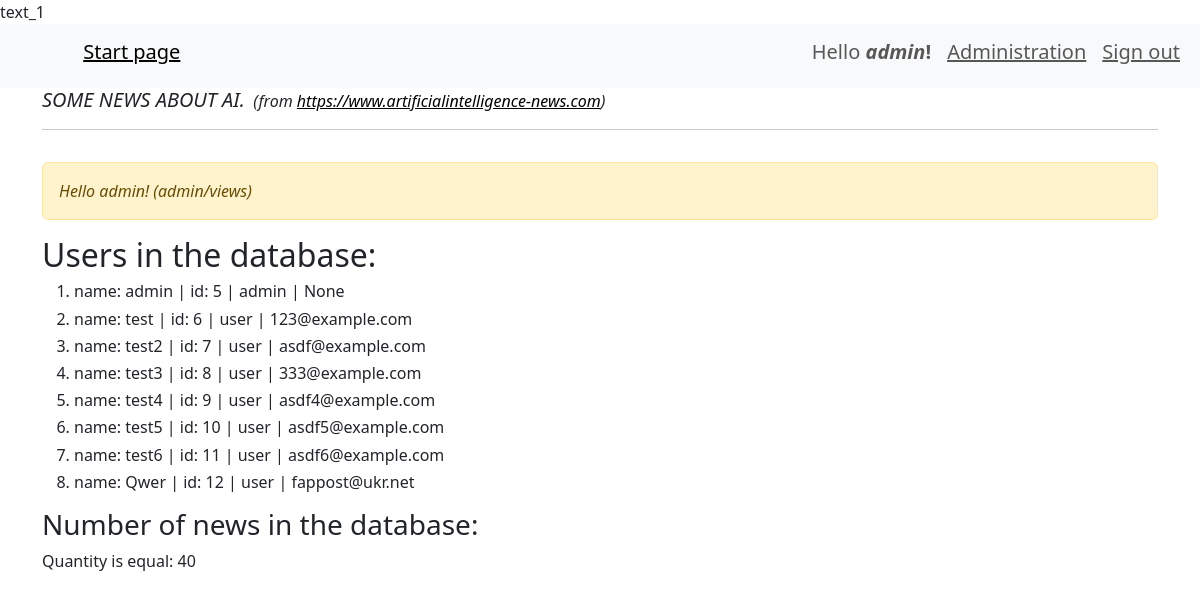
The page /admin/ (signed in) on the database its author committed.
### webapp/user/models.py (models this page shows, shortened)
class User(db.Model, UserMixin):
    id = db.Column(db.Integer, primary_key=True)
    username = db.Column(db.String(64), index=True, unique=True)
    password = db.Column(db.String(128))
    role = db.Column(db.String(10), index=True)
    email = db.Column(db.String(50))
    @property
    def is_admin(self):
        return self.role == 'admin'

### webapp/admin/views.py (the view)
@blueprint.route('/')
@admin_required
def admin_index():
    if current_user.is_admin:
        flash('Hello admin! (admin/views)')
        title = 'This page is for Administrators only'
        name_user = User.query.filter(User.username.isnot(None)).all()
        news_count = News.query.filter(News.text.isnot(None)).count()
        return render_template('admin/info.html', page_title=title, name_user=name_user, news_count=news_count)
    else:
        flash("You aren't admin.")

### webapp/__init__.py (called while the page is built)
def create_app():
    app = Flask(__name__)                   # create Flask's object
    app.config.from_pyfile('config.py')     # load config.py -> .config + .from_pyfile
    db.init_app(app)                        # initialisation db object (App)
    migrate = Migrate(app, db)              # create object migrate for DB
    login_manager = LoginManager()          # create logMan's object
    login_manager.init_app(app)             # initialisation object
    login_manager.login_view = 'user.login' # name function for this object
    app.register_blueprint(admin_blueprint)
    app.register_blueprint(news_blueprint)
    app.register_blueprint(user_blueprint)   # inithialization user_blueprint
    @login_manager.user_loader
    def load_user(user_id):
        return User.query.get(user_id)
    return app

### webapp/templates/admin/info.html (shortened to what this page needs)
{% extends "base.html" %}
{% block content %}
    <div class='row'>
        <div class='col-12'>
            {% include('messages.html') %}
            <h2>Users in the database:</h2>
            <ol>
            {%for n_users in name_user:%}
            <h6><li>
                <div class="fixed-spaces">
                name: {{n_users.username}}  | id: {{n_users.id}} | {{n_users.role}} | {{n_users.email}}</div>
            </li></h6>
            {%endfor%}
            </ol>
            <h3>Number of news in the database:</h3>
            {%if news_count %}
                Quantity is equal: {{ news_count }}
            {% endif %}
        </div>
    </div>
{% endblock %}

### webapp/templates/base.html (shortened to what this page needs)
<!doctype html>
<html lang="en">
  <head>
    <link href="https://cdn.jsdelivr.net/npm/bootstrap@5.3.0-alpha3/dist/css/bootstrap.min.css" rel="stylesheet">
    <link rel="stylesheet" href="{{ url_for('static', filename='style.css') }}">
    <link     href="//cdnjs.cloudflare.com/ajax/libs/highlight.js/9.13.1/styles/monokai-sublime.min.css" rel="stylesheet" >
  </head>
  <body>
    {%  include 'menu.html' %}
    <div class="container">
        <h6 style="display: inline; margin: 0;"><em><h5 style="display: inline; margin: 0;"><em>SOME NEWS ABOUT AI.</em></h5></em></em></h6>&nbsp;&nbsp;<em>(from <a href="https://www.artificialintelligence-news.com" style="color: black;">https://www.artificialintelligence-news.com</a>)</em><hr/>
         {% block content %}{% endblock %}
    </div>
  </body>

### webapp/templates/menu.html (shortened to what this page needs)
<nav class="navbar navbar-expand-lg bg-body-tertiary">
  <div class="container-fluid">
  <h6><a class="navbar-brand" href="#"><em>&nbsp;&nbsp;&nbsp;&nbsp;&nbsp;&nbsp;</em></a></h6>
    <div class="collapse navbar-collapse" id="navbarSupportedContent">
      <ul class="navbar-nav me-auto mb-2 mb-lg-0">
        <li class="nav-item">
          <a class="nav-link active" aria-current="page" href="/"><u>                 </u></a>
        </li>
        <li class="nav-item">
          <h5><a class="nav-link active" aria-current="page" href="/"><u>Start page</u></a></h5>
        </li>
      </ul>
      <ul class="navbar-nav">
        {% if current_user.is_authenticated %}
          <li class="nav-item">
            <h5><span class="nav-link">Hello <strong><em>{{ current_user.username }}</em>!</strong></span></h5>
          </li>
          {% if current_user.is_admin %}
            <li class="nav-item">
              <h5><a class="nav-link" href="{{ url_for('admin.admin_index', next=request.full_path) }}"><u>Administration</u></a></h5>
            </li>
          {% endif %}
          <li class="nav-item">
            <h5><a class="nav-link" href="{{ url_for('user.logout', next=request.full_path) }}"><u>Sign out</u></a></h5>
          </li>
        {% endif %}
      </ul>
    </div>
  </div>
</nav>

### webapp/templates/messages.html
{% with messages = get_flashed_messages() %}
    {% if messages %}
    <p><em>
    <div class='alert alert-warning' role='alert'>
        {% for message in messages %}
            {{ message }}<br>
        {% endfor %}
    </div>
    </em></p>
    {% endif %}
{% endwith %}

### rows shown on the page
User: username "admin", id "5", role "admin", email "None"
User: username "test", id "6", role "user", email "123@example.com"
User: username "test2", id "7", role "user", email "asdf@example.com"
User: username "test3", id "8", role "user", email "333@example.com"
User: username "test4", id "9", role "user", email "asdf4@example.com"
User: username "test5", id "10", role "user", email "asdf5@example.com"
User: username "test6", id "11", role "user", email "asdf6@example.com"
User: username "Qwer", id "12", role "user", email "fappost@ukr.net"

### other values the page prints
{{ message }} "Hello admin! (admin/views)"
{{ news_count }} "40"
